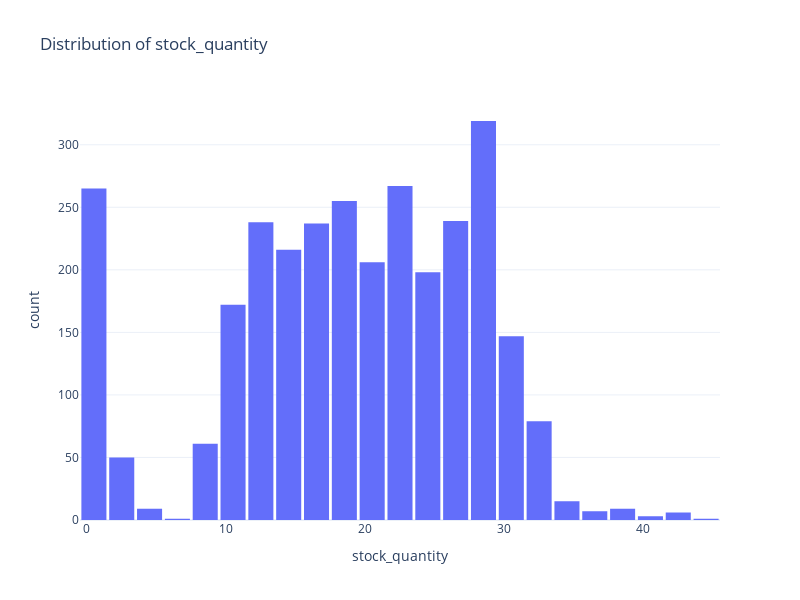
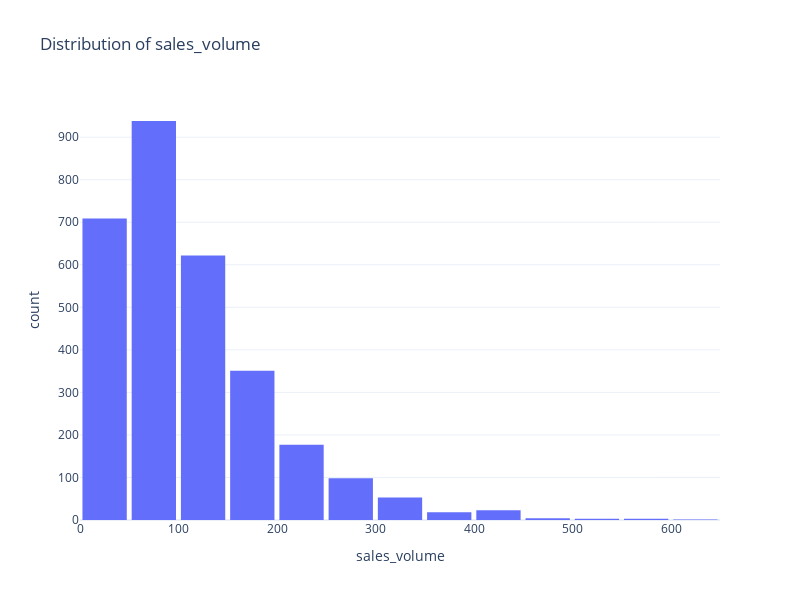
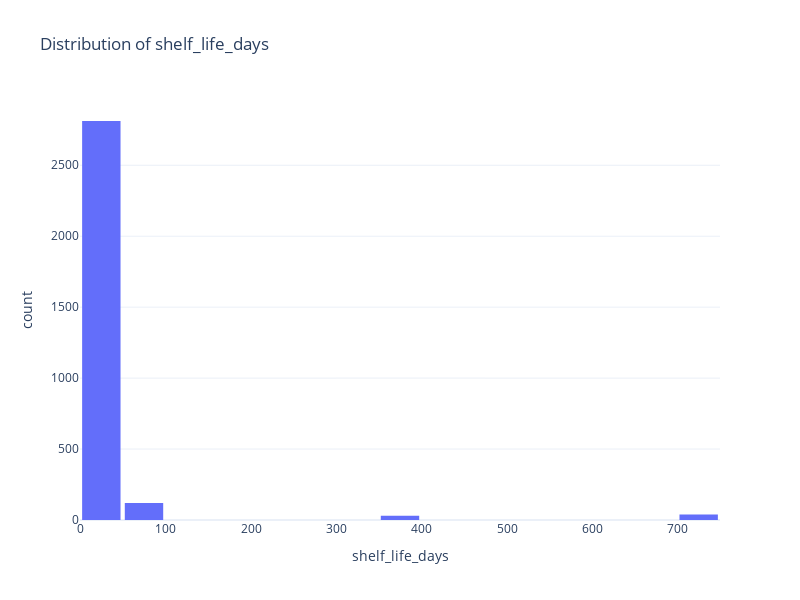
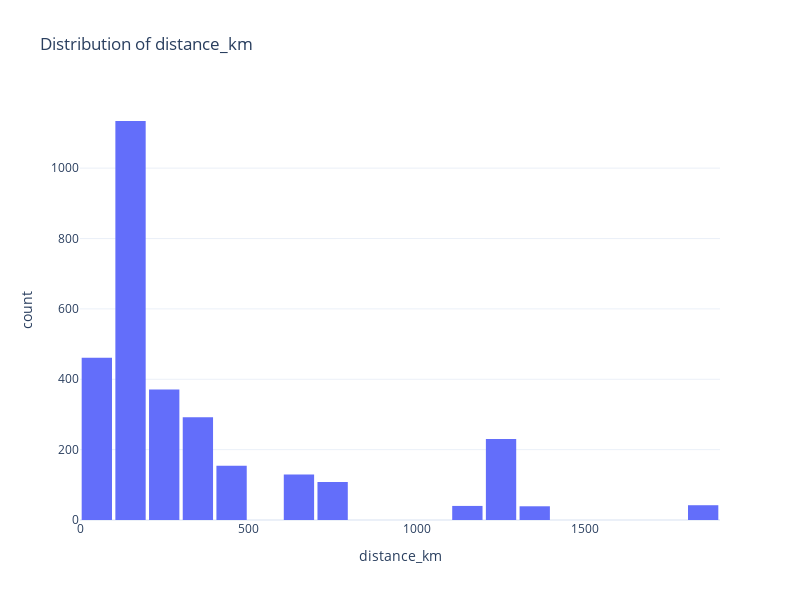

Notebook code cell kept with these figures, in order:
### Markdown cell above
### Distribution of Numerical Variables

### Code cell
# Histograms for numerical variables
num_cols = ['stock_quantity', 'sales_volume', 'shelf_life_days', 'distance_km', 'delivery_lag']

# Loop through each numerical column to generate a histogram
for col in num_cols:
    # Create a histogram using Plotly Express for the current column
    fig = px.histogram(df, x=col, title=f'Distribution of {col}', nbins=30)
    
    # Adjust the gap between bars for better readability
    fig.update_layout(bargap=0.1)
    
    # Display the histogram
    fig.show()

### Figure 1 — Plotly figure (JSON) as saved in the notebook; plotly's stock layout.template omitted (floating-point values rounded to 4 significant figures; data arrays with more than 128 entries replaced by an {"elided": "..."} marker saying what was removed)
{"data": [{"alignmentgroup": "True", "bingroup": "x", "hovertemplate": "stock_quantity=%{x}<br>count=%{y}<extra></extra>", "legendgroup": "", "marker": {"color": "#636efa", "pattern": {"shape": ""}}, "name": "", "nbinsx": 30, "offsetgroup": "", "orientation": "v", "showlegend": false, "type": "histogram", "x": {"elided": "3000 int values"}, "xaxis": "x", "yaxis": "y"}], "layout": {"bargap": 0.1, "barmode": "relative", "height": 600, "legend": {"tracegroupgap": 0}, "title": {"text": "Distribution of stock_quantity"}, "width": 800, "xaxis": {"anchor": "y", "domain": [0, 1], "title": {"text": "stock_quantity"}}, "yaxis": {"anchor": "x", "domain": [0, 1], "title": {"text": "count"}}}}

### Figure 2 — Plotly figure (JSON) as saved in the notebook; plotly's stock layout.template omitted (floating-point values rounded to 4 significant figures; data arrays with more than 128 entries replaced by an {"elided": "..."} marker saying what was removed)
{"data": [{"alignmentgroup": "True", "bingroup": "x", "hovertemplate": "sales_volume=%{x}<br>count=%{y}<extra></extra>", "legendgroup": "", "marker": {"color": "#636efa", "pattern": {"shape": ""}}, "name": "", "nbinsx": 30, "offsetgroup": "", "orientation": "v", "showlegend": false, "type": "histogram", "x": {"elided": "3000 int values"}, "xaxis": "x", "yaxis": "y"}], "layout": {"bargap": 0.1, "barmode": "relative", "height": 600, "legend": {"tracegroupgap": 0}, "title": {"text": "Distribution of sales_volume"}, "width": 800, "xaxis": {"anchor": "y", "domain": [0, 1], "title": {"text": "sales_volume"}}, "yaxis": {"anchor": "x", "domain": [0, 1], "title": {"text": "count"}}}}

### Figure 3 — Plotly figure (JSON) as saved in the notebook; plotly's stock layout.template omitted (floating-point values rounded to 4 significant figures; data arrays with more than 128 entries replaced by an {"elided": "..."} marker saying what was removed)
{"data": [{"alignmentgroup": "True", "bingroup": "x", "hovertemplate": "shelf_life_days=%{x}<br>count=%{y}<extra></extra>", "legendgroup": "", "marker": {"color": "#636efa", "pattern": {"shape": ""}}, "name": "", "nbinsx": 30, "offsetgroup": "", "orientation": "v", "showlegend": false, "type": "histogram", "x": {"elided": "3000 int values"}, "xaxis": "x", "yaxis": "y"}], "layout": {"bargap": 0.1, "barmode": "relative", "height": 600, "legend": {"tracegroupgap": 0}, "title": {"text": "Distribution of shelf_life_days"}, "width": 800, "xaxis": {"anchor": "y", "domain": [0, 1], "title": {"text": "shelf_life_days"}}, "yaxis": {"anchor": "x", "domain": [0, 1], "title": {"text": "count"}}}}

### Figure 4 — Plotly figure (JSON) as saved in the notebook; plotly's stock layout.template omitted (floating-point values rounded to 4 significant figures; data arrays with more than 128 entries replaced by an {"elided": "..."} marker saying what was removed)
{"data": [{"alignmentgroup": "True", "bingroup": "x", "hovertemplate": "distance_km=%{x}<br>count=%{y}<extra></extra>", "legendgroup": "", "marker": {"color": "#636efa", "pattern": {"shape": ""}}, "name": "", "nbinsx": 30, "offsetgroup": "", "orientation": "v", "showlegend": false, "type": "histogram", "x": {"elided": "3000 int values"}, "xaxis": "x", "yaxis": "y"}], "layout": {"bargap": 0.1, "barmode": "relative", "height": 600, "legend": {"tracegroupgap": 0}, "title": {"text": "Distribution of distance_km"}, "width": 800, "xaxis": {"anchor": "y", "domain": [0, 1], "title": {"text": "distance_km"}}, "yaxis": {"anchor": "x", "domain": [0, 1], "title": {"text": "count"}}}}
